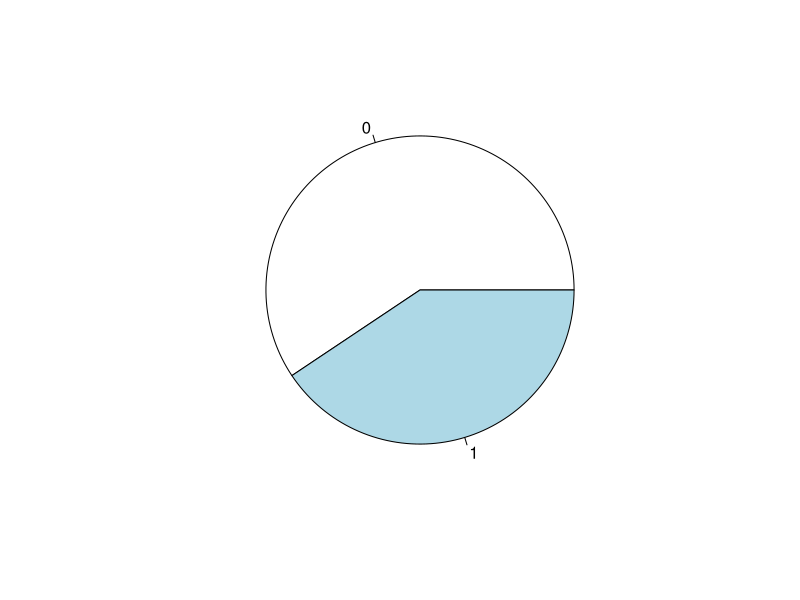
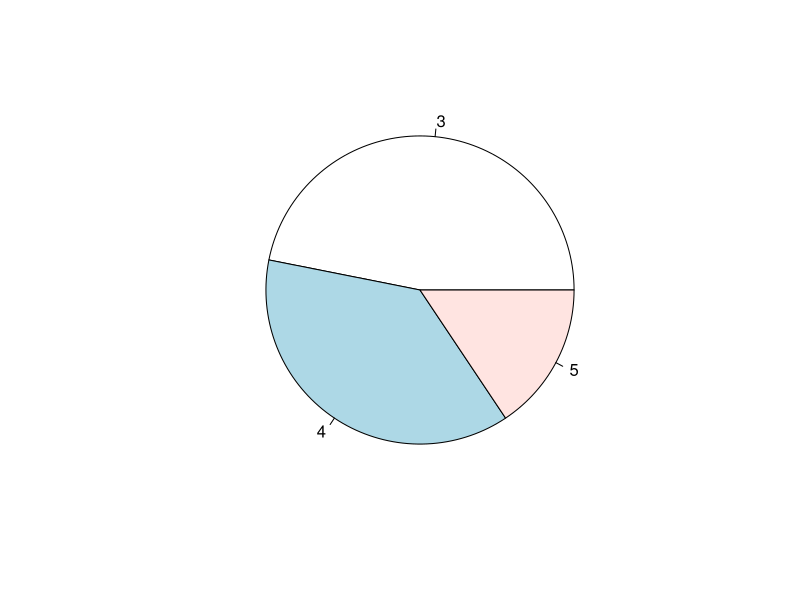
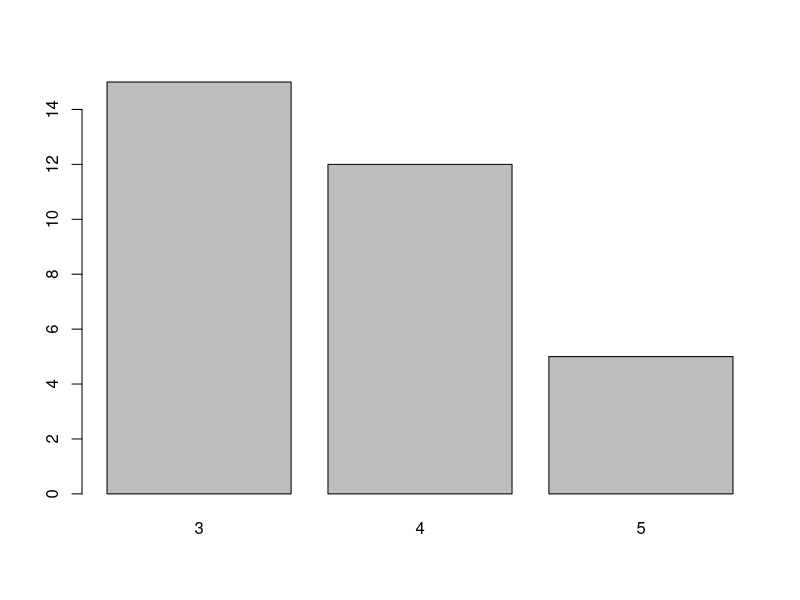
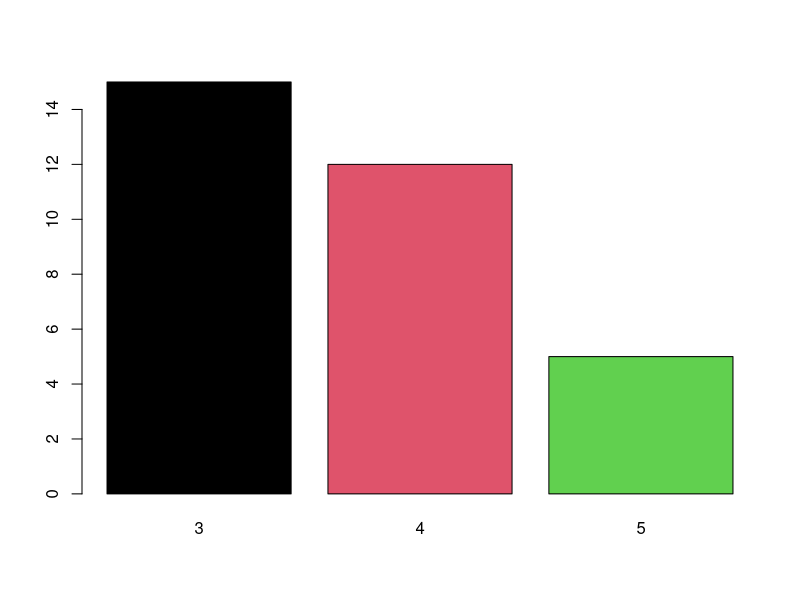
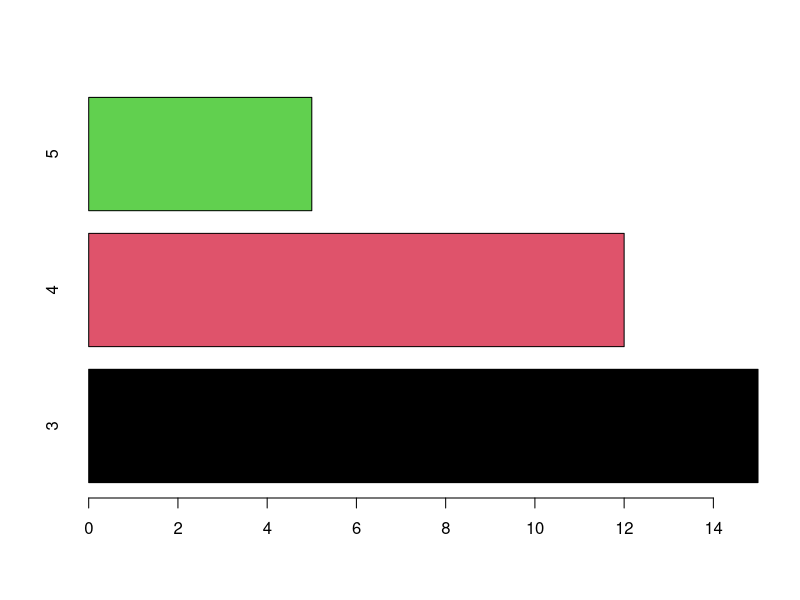
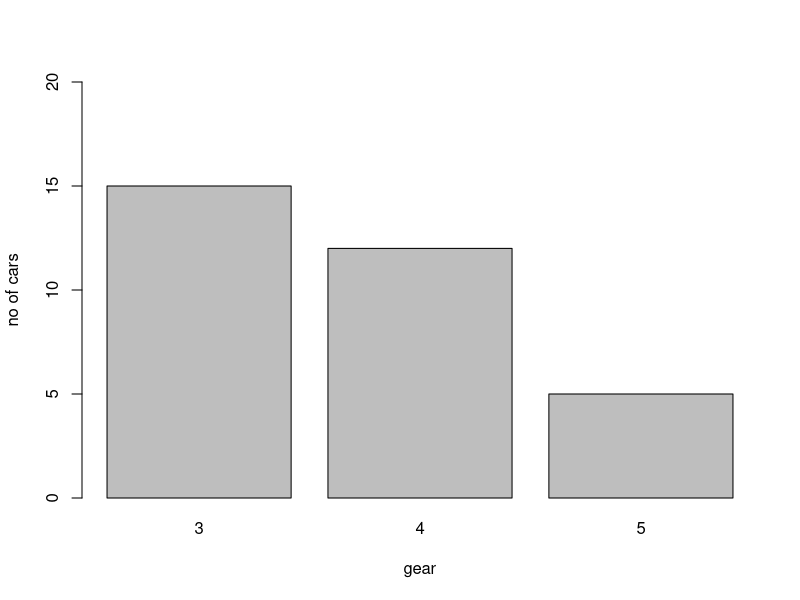

Write R code to recreate these figures, in order.
#analysis of dataset mtcars using dplyr
#learn to use dplyr pacakge for mtcars

library(dplyr)
?mtcars
mtcars
#structure of dataset
str(mtcars)
head(mtcars)
tail(mtcars)
row(mtcars)
col(mtcars)

dim(mtcars)
#columns
names(mtcars) #carname

rownames(mtcars) #row name

summary(mtcars) #summary of dataset

#summary activities

t1 = table(mtcars$am)
pie(t1)

t2 =table(mtcars$gear)
pie(t2)
barplot(t2)
barplot(t2, col=1:3)
barplot(t2, col=1:3, horiz = T)
barplot(t2, ol=c('green','blue','yellow'), xlab='gear', ylab='no of cars', ylim=c(0,20))


